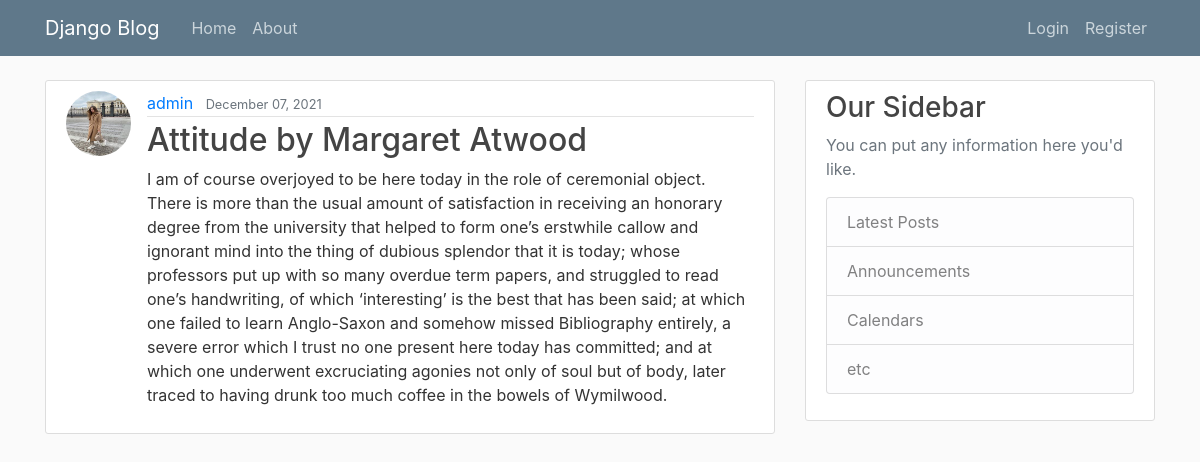
The page /post/35/ on the database its author committed.
### blog/models.py (models this page shows, shortened)
class Post(models.Model):
    author = models.ForeignKey(User, on_delete=models.CASCADE)  # one to many relationship
    title = models.CharField(max_length=100)
    content = models.TextField()
    date_posted = models.DateTimeField(default=timezone.now)

### users/models.py (models this page shows, shortened)
class Profile(models.Model):
    user = models.OneToOneField(User, on_delete=models.CASCADE)
    bio = models.TextField(max_length=500, null=True, blank=True)
    website = models.URLField(max_length=200, null=True, blank=True)
    GENDER_CHOICES = (
        ('M', 'Male'),
        ('F', 'Female'),
    )
    gender = models.CharField(max_length=1, choices=GENDER_CHOICES, default='M')
    image = models.ImageField(default='default.jpg', upload_to='profile_pics')

### blog/views.py (the view)
# urls.py: path('post/<int:pk>/', PostDetailView.as_view(), name='post-detail'),
class PostDetailView(DetailView):
    model = Post
    context_object_name = 'post'  # the default is 'object'

### blog/templates/blog/post_detail.html (shortened to what this page needs)
{% extends 'blog/base.html' %}
{% block content %}
    <article class="media content-section">
        <img class="rounded-circle article-img" src="{{ post.author.profile.image.url }}">
        <div class="media-body">
            <div class="article-metadata">
                <a class="mr-2" href="{% url 'user-posts' username=post.author.username %}">{{ post.author }}</a>
                <small class="text-muted">{{ post.date_posted|date:'F d, Y' }}</small>
            </div>
            <h2 class="article-title">{{ post.title }}</h2>
            <p class="article-content">{{ post.content }}</p>
        </div>
    </article>
{% endblock %}

### blog/static/blog/main.css (style rules this page uses)
body { background: #fafafa; color: #333333; margin-top: 5rem; }
h1, h2, h3, h4, h5, h6 { color: #444444; }
.content-section { background: #ffffff; padding: 10px 20px; border: 1px solid #dddddd; border-radius: 3px; margin-bottom: 20px; }
.article-title { color: #444444; }
.article-content { white-space: pre-line; }
.article-img { height: 65px; width: 65px; margin-right: 16px; }
.article-metadata { padding-bottom: 1px; margin-bottom: 4px; border-bottom: 1px solid #e3e3e3 }

### rows shown on the page
Post: author.profile.image (picture), author "admin", date_posted "December 07, 2021", title "Attitude by Margaret Atwood", content "I am of course overjoyed to be here today in the role of ceremonial object. There is more than the usual amount of satisfaction in receiving an honorary degree from the university that helped to form one’s erstwhile callow and ignorant mind into the thing of dubious splendor that it is today; whose professors put up with so many overdue term papers, and struggled to read one’s handwriting, of which ‘interesting’ is the best that has been said; at which one failed to learn Anglo-Saxon and somehow missed Bibliography entirely, a severe error which I trust no one present here today has committed; and at which one underwent excruciating agonies not only of soul but of body, later traced to…"
